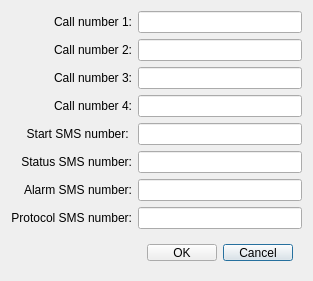
<?xml version="1.0" encoding="UTF-8"?>
<ui version="4.0">
 <class>contactDataDialog</class>
 <widget class="QDialog" name="contactDataDialog">
  <property name="geometry">
   <rect>
    <x>0</x>
    <y>0</y>
    <width>313</width>
    <height>281</height>
   </rect>
  </property>
  <property name="minimumSize">
   <size>
    <width>313</width>
    <height>281</height>
   </size>
  </property>
  <property name="maximumSize">
   <size>
    <width>313</width>
    <height>281</height>
   </size>
  </property>
  <property name="windowTitle">
   <string>Contact numbers</string>
  </property>
  <layout class="QGridLayout" name="gridLayout">
   <item row="4" column="0">
    <widget class="QLabel" name="startSmsLabel">
     <property name="text">
      <string>Start SMS number: </string>
     </property>
     <property name="alignment">
      <set>Qt::AlignRight|Qt::AlignTrailing|Qt::AlignVCenter</set>
     </property>
    </widget>
   </item>
   <item row="5" column="0">
    <widget class="QLabel" name="statusSmsLabel">
     <property name="text">
      <string>Status SMS number:</string>
     </property>
     <property name="alignment">
      <set>Qt::AlignRight|Qt::AlignTrailing|Qt::AlignVCenter</set>
     </property>
    </widget>
   </item>
   <item row="6" column="0">
    <widget class="QLabel" name="alarmSmsNumber">
     <property name="text">
      <string>Alarm SMS number:</string>
     </property>
     <property name="alignment">
      <set>Qt::AlignRight|Qt::AlignTrailing|Qt::AlignVCenter</set>
     </property>
    </widget>
   </item>
   <item row="7" column="0">
    <widget class="QLabel" name="protocolSmsNumber">
     <property name="text">
      <string>Protocol SMS number:</string>
     </property>
     <property name="alignment">
      <set>Qt::AlignRight|Qt::AlignTrailing|Qt::AlignVCenter</set>
     </property>
    </widget>
   </item>
   <item row="4" column="1">
    <widget class="QLineEdit" name="startSmsEdit"/>
   </item>
   <item row="7" column="1">
    <widget class="QLineEdit" name="protocolSmsEdit"/>
   </item>
   <item row="6" column="1">
    <widget class="QLineEdit" name="alarmSmsEdit"/>
   </item>
   <item row="5" column="1">
    <widget class="QLineEdit" name="statusSmsEdit"/>
   </item>
   <item row="8" column="1">
    <widget class="QWidget" name="buttonsWrapper" native="true">
     <layout class="QGridLayout" name="gridLayout_2">
      <item row="0" column="1">
       <widget class="QPushButton" name="cancelButton">
        <property name="text">
         <string>Cancel</string>
        </property>
       </widget>
      </item>
      <item row="0" column="0">
       <widget class="QPushButton" name="confirmationButton">
        <property name="text">
         <string>OK</string>
        </property>
       </widget>
      </item>
     </layout>
    </widget>
   </item>
   <item row="0" column="0">
    <widget class="QLabel" name="callNumLabel1">
     <property name="text">
      <string>Call number 1:</string>
     </property>
     <property name="alignment">
      <set>Qt::AlignRight|Qt::AlignTrailing|Qt::AlignVCenter</set>
     </property>
    </widget>
   </item>
   <item row="1" column="0">
    <widget class="QLabel" name="callNumLabel2">
     <property name="text">
      <string>Call number 2:</string>
     </property>
     <property name="alignment">
      <set>Qt::AlignRight|Qt::AlignTrailing|Qt::AlignVCenter</set>
     </property>
    </widget>
   </item>
   <item row="2" column="0">
    <widget class="QLabel" name="callNumLabel3">
     <property name="text">
      <string>Call number 3:</string>
     </property>
     <property name="alignment">
      <set>Qt::AlignRight|Qt::AlignTrailing|Qt::AlignVCenter</set>
     </property>
    </widget>
   </item>
   <item row="3" column="0">
    <widget class="QLabel" name="callNumLabel4">
     <property name="text">
      <string>Call number 4:</string>
     </property>
     <property name="alignment">
      <set>Qt::AlignRight|Qt::AlignTrailing|Qt::AlignVCenter</set>
     </property>
    </widget>
   </item>
   <item row="0" column="1">
    <widget class="QLineEdit" name="callNumEdit1"/>
   </item>
   <item row="1" column="1">
    <widget class="QLineEdit" name="callNumEdit2"/>
   </item>
   <item row="2" column="1">
    <widget class="QLineEdit" name="callNumEdit3"/>
   </item>
   <item row="3" column="1">
    <widget class="QLineEdit" name="callNumEdit4"/>
   </item>
  </layout>
 </widget>
 <resources/>
 <connections/>
</ui>
